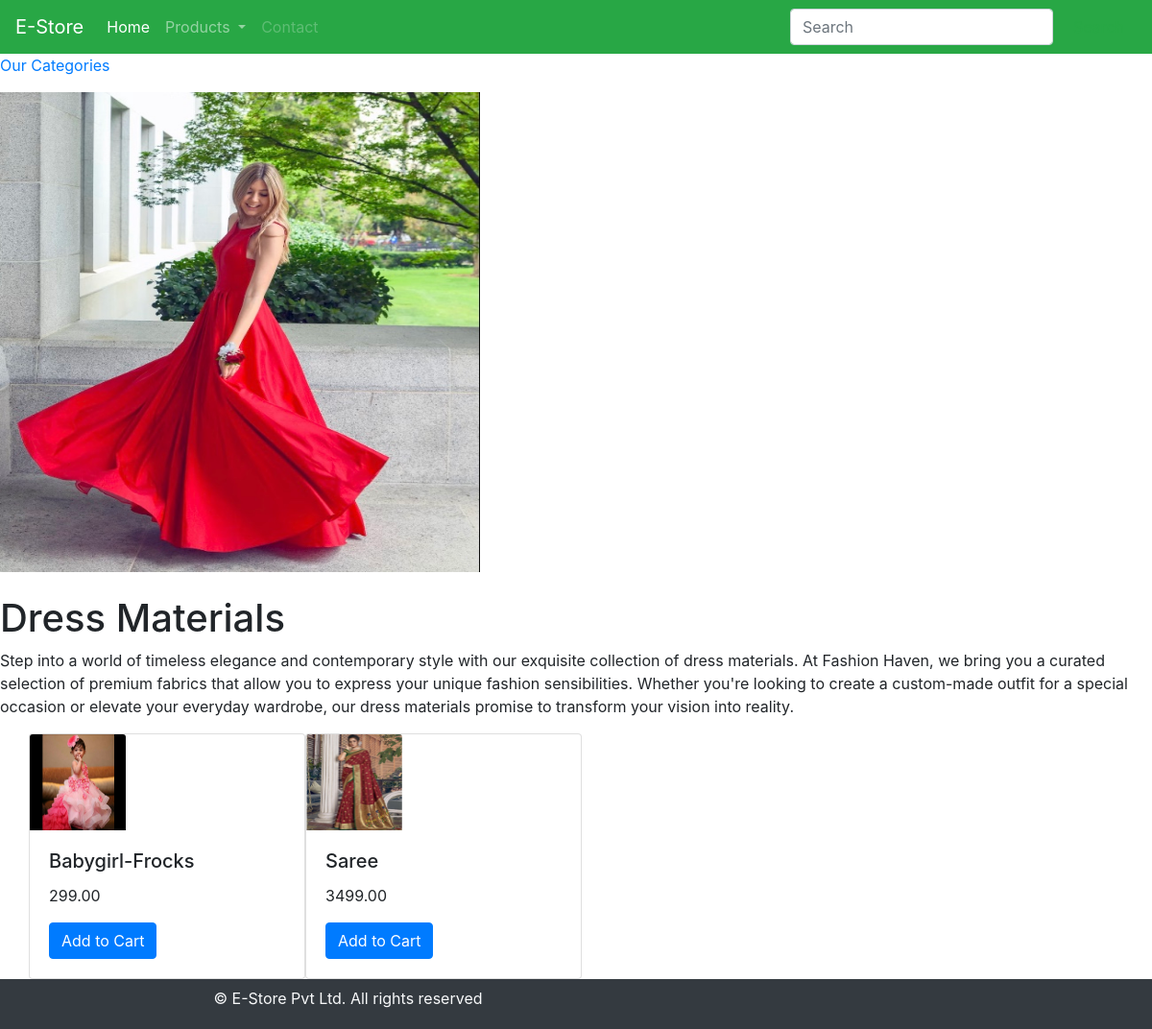
The app's page /Dress-Materials/ with its own data.
### shop/models.py (models this page shows, shortened)
class Category(models.Model):
    name = models.CharField(max_length=100,unique=True)
    slug = models.SlugField(max_length=100,unique=True)
    description = models.TextField(blank=True)
    image = models.ImageField(upload_to='category',blank=True)
    def get_url(self):
        return reverse('product_by_category', args=[self.slug])

class Product(models.Model):
    name = models.CharField(max_length=100, unique=True)
    slug = models.SlugField(max_length=100, unique=True)
    description = models.TextField(blank=True)
    image = models.ImageField(upload_to='category', blank=True)
    price = models.DecimalField(decimal_places=2,max_digits=10)
    stock = models.IntegerField()
    available = models.BooleanField(default=True)
    category = models.ForeignKey(Category,on_delete=models.CASCADE)

### shop/views.py (the view)
# urls.py: 2. Add a URL to urlpatterns:  path('', views.home, name='home')
def home(request, slug_c=None):
    page_c = None
    products = None
    if slug_c != None:
        page_c = get_object_or_404(Category, slug=slug_c)
        products = Product.objects.all().filter(category=page_c, available=True)
    else:
        products = Product.objects.all().filter(available=True)
    return render(request, 'home.html', {'category': page_c, 'products': products})

### shop/context_processors.py (called while the page is built)
def mylink(request):
    links = Category.objects.all()
    return dict(links=links)

### templates/home.html (shortened to what this page needs)
{% extends 'base.html' %}
{% load static %}
{% block content %}
{% if category %}
<div>
    <div>
        <p class="text-centre"><a href="{% url 'home' %}">Our Categories</a></p>
    </div>
</div>
{% endif %}
<div>
    {% if category %}
    <img src="{{category.image.url}}" style="width:500px;height:500px">
</div>
<br>
<div>
    <h1>{{category.name}}</h1>
    <p>{{category.description}}</p>
</div>
{% endif %}
<div class="container">
    <div class="row">
    {% for product in products %}
    <div class="card" style="width:18rem;">
    <img class="card-img-top" src="{{product.image.url}}" alt="Card image cap" style="width:100px; height:100px;">
    <div class="card-body">
      <h5 class="card-title">{{product.name}}</h5>
      <p class="card-text">{{product.price}}</p>
      <a href="#" class="btn btn-primary">Add to Cart</a>
   </div>
   </div>
    {% endfor %}
    </div>
    </div>
{% endblock %}

### records on screen
Category: image (picture), name "Dress Materials", description "Step into a world of timeless elegance and contemporary style with our exquisite collection of dress materials. At Fashion Haven, we bring you a curated selection of premium fabrics that allow you to express your unique fashion sensibilities. Whether you're looking to create a custom-made outfit for a special occasion or elevate your everyday wardrobe, our dress materials promise to transform your vision into reality."
Product: image (picture), name "Babygirl-Frocks", price "299.00"
Product: image (picture), name "Saree", price "3499.00"
